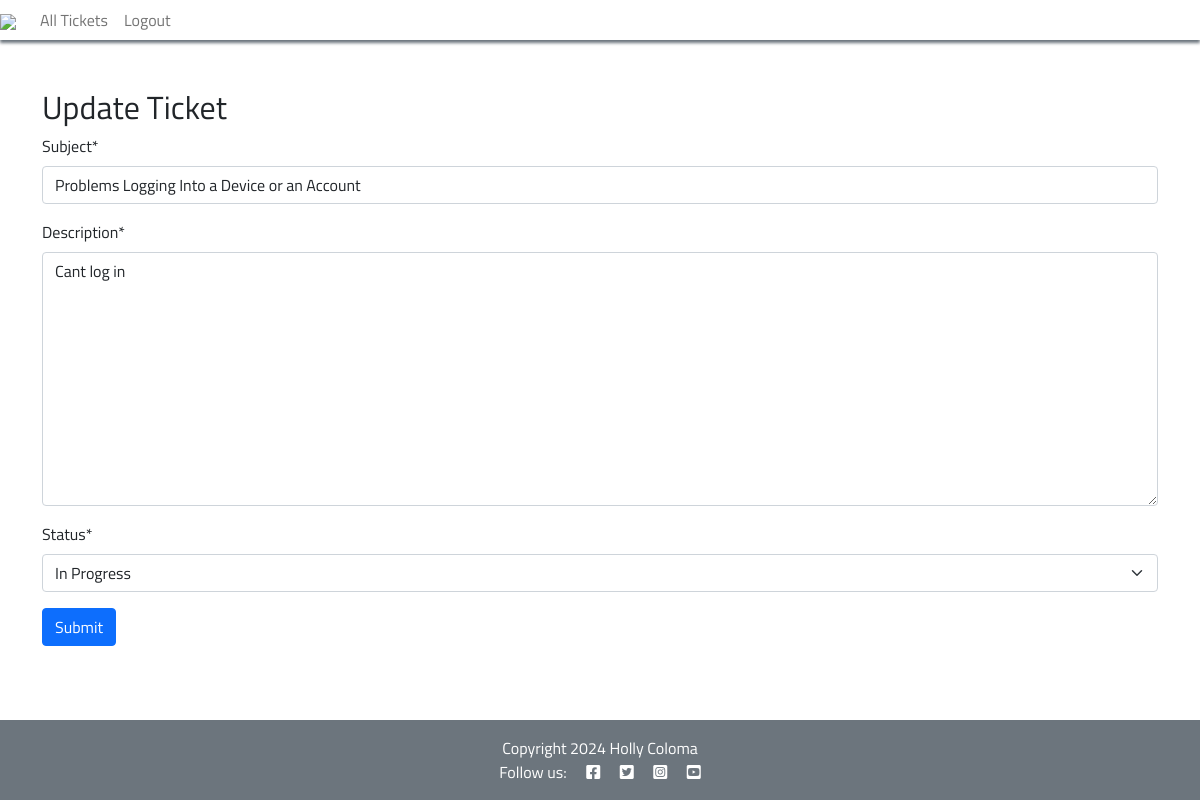
/ticket/15/edit/ (signed in), run on the app's committed database.
### support/models.py (models this page shows, shortened)
class Ticket(models.Model):
    STATUS_OPTIONS = (
        ('Open', 'Open'),
        ('In Progress', 'In Progress'),
        ('Closed', 'Closed'),
    )
    ticket_id = models.CharField(max_length=20, unique=True)
    user = models.ForeignKey(User, on_delete=models.CASCADE)
    subject = models.CharField(max_length=255)
    description = models.TextField()
    status = models.CharField(max_length=20, choices=STATUS_OPTIONS, default='Open')
    created_on = models.DateTimeField(auto_now_add=True)
    updated_on = models.DateTimeField(auto_now=True)

### support/views.py (the view, shortened to what this page needs)
# urls.py: path('ticket/<int:pk>/edit/', TicketUpdateView.as_view(), name='ticket_edit'),
class TicketUpdateView(LoginRequiredMixin, UpdateView):
    model = Ticket
    form_class = TicketUpdateForm
    template_name = 'support/ticket_form.html'
    success_message = "Ticket was updated successfully!"
    def get_queryset(self):
        queryset = super().get_queryset()
        if self.request.user.is_staff or self.request.user.is_superuser:
            return Ticket.objects.all()
        return Ticket.objects.filter(user=self.request.user)
    def get_form_kwargs(self):
        kwargs = super().get_form_kwargs()
        kwargs['user'] = self.request.user  # Pass the user to the form
        return kwargs

### support/forms.py
class TicketUpdateForm(forms.ModelForm):
    class Meta:
        model = Ticket
        fields = ['subject', 'description', 'status']
    def __init__(self, *args, **kwargs):
        self.user = kwargs.pop('user', None)
        super().__init__(*args, **kwargs)
        if self.user:
            if self.user.is_staff and not self.user.is_superuser:  # Tech support (staff but not admin)
                self.fields['subject'].disabled = True
                self.fields['description'].disabled = True
            elif self.user.is_superuser:  # Admin
                pass  # Admins can edit everything
            else:  # Regular users
                self.fields['status'].disabled = True

### support/templates/support/ticket_form.html (shortened to what this page needs)
{% extends "base.html" %}
{% block content %}
{% load crispy_forms_tags %}
<div class="container mt-5">
    <h2>{% if form.instance.pk %}Update Ticket{% else %}Create a New Ticket{% endif %}</h2>
    <form method="post" action="">
        {{ form|crispy }}
        <button type="submit" class="btn btn-primary">Submit</button>
    </form>
</div>
{% endblock content %}

### static/css/style.css (style rules this page uses)
* { padding: 0; margin: 0; font-family: "Titillium Web", sans-serif; }
.main-bg { padding-top: 0 !important; }
body { background: #ffffff no-repeat; min-height: 100vh; margin: 0; padding: 0; }

### data on the page
Ticket: subject "Problems Logging Into a Device or an Account", description "Cant log in", status "In Progress"
